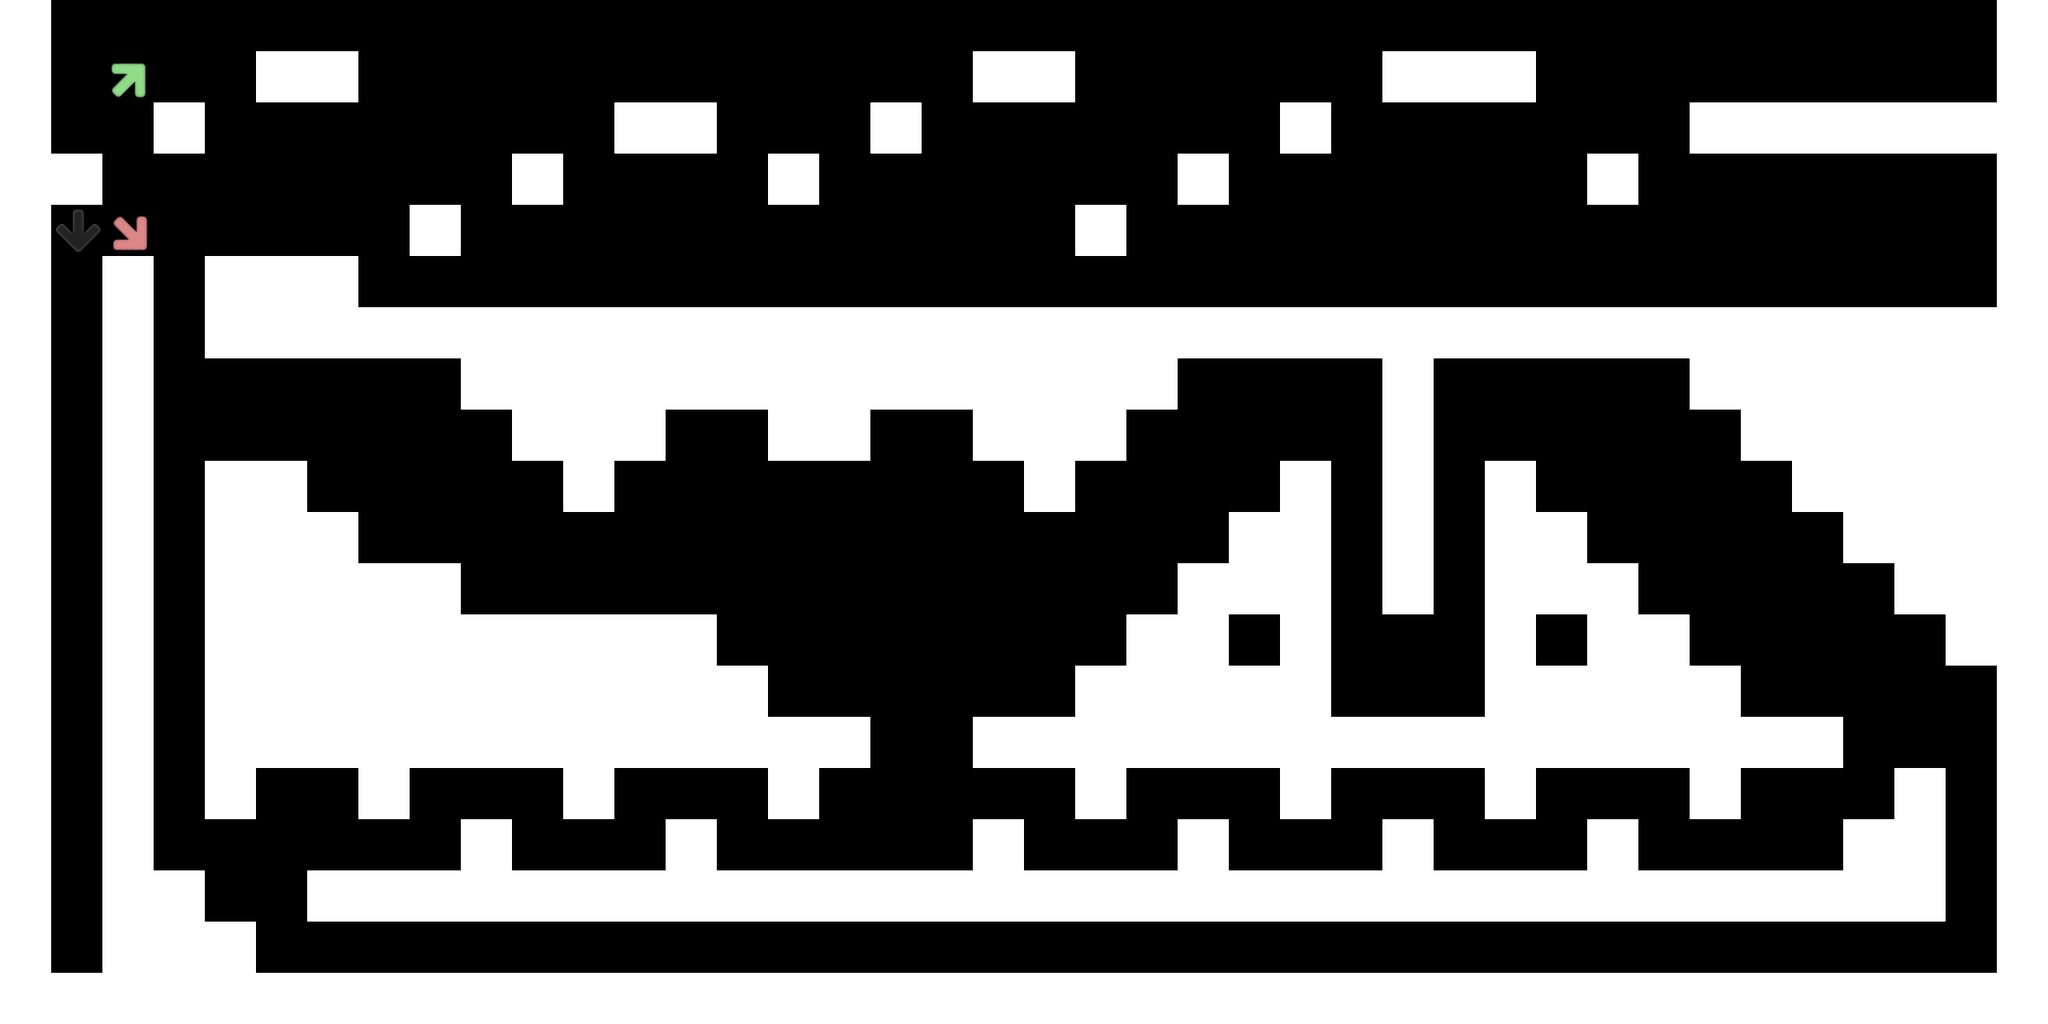

This game map was drawn from its Tiled (.tmx) file and the tilesets committed beside it. A one-line description and the trimmed map source follow:
An orthogonal 40x20 tile map with 64x64 px tiles, 2 tile layers (background, collision).

<map version="1.0" orientation="orthogonal" width="40" height="20" tilewidth="64" tileheight="64">
 <tileset firstgid="1" name="tiles" tilewidth="64" tileheight="64">
  <image source="../images/tiles.png" width="192" height="256" />
 </tileset>
 <layer name="background" width="40" height="20">
  <data>[800 cells, 349 non-empty, 4 distinct tile ids]</data>
 </layer>
 <layer name="collision" width="40" height="20">
  <data>[800 cells, 346 non-empty, 1 distinct tile ids]</data>
 </layer>
</map>
